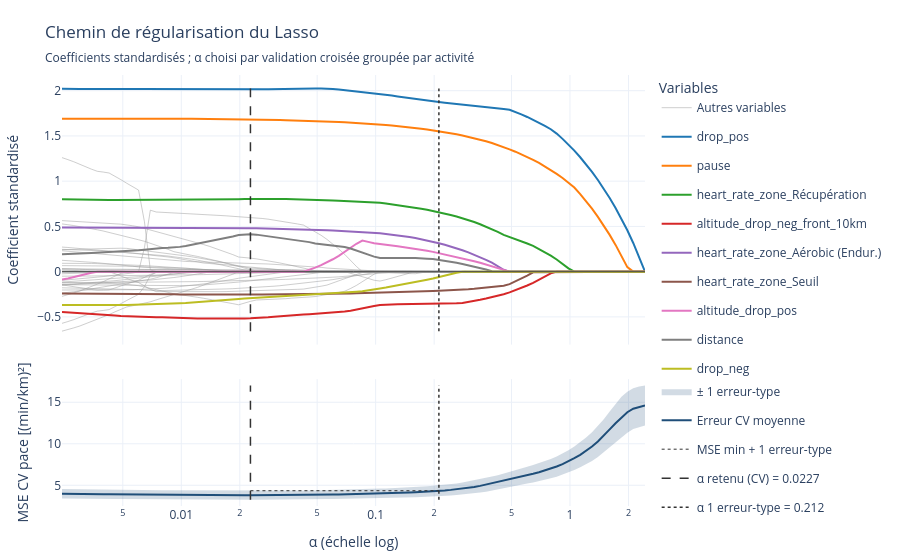

The cell this chart's notebook holds for it:
### Markdown cell above
## Regularisation path

`model.plot` returns the plotting interface of the model (`PlotLasso`). Its `path` fits the selection once on the whole training set (activity ids routed as `groups` to the inner folds of `LassoCV`) and recomputes the coefficients on the `LassoCV` grid of penalties; keep one plotter so the path is not refitted for every figure.

### Code cell
lasso_plot = model.plot  # one plotter: its regularisation path is fitted once

# features in colour: the active ones at the 1-SE α (n_highlight=... to change)
lasso_plot.regularization_path().show()
